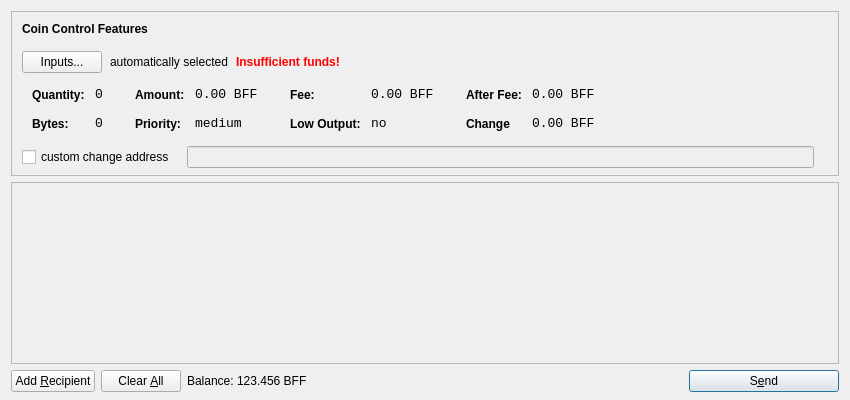
<?xml version="1.0" encoding="UTF-8"?>
<ui version="4.0">
 <class>SendCoinsDialog</class>
 <widget class="QDialog" name="SendCoinsDialog">
  <property name="geometry">
   <rect>
    <x>0</x>
    <y>0</y>
    <width>850</width>
    <height>400</height>
   </rect>
  </property>
  <property name="windowTitle">
   <string>Send Coins</string>
  </property>
  <layout class="QVBoxLayout" name="verticalLayout" stretch="0,1,0">
   <property name="bottomMargin">
    <number>8</number>
   </property>
   <item>
    <widget class="QFrame" name="frameCoinControl">
     <property name="sizePolicy">
      <sizepolicy hsizetype="Expanding" vsizetype="Expanding">
       <horstretch>0</horstretch>
       <verstretch>0</verstretch>
      </sizepolicy>
     </property>
     <property name="maximumSize">
      <size>
       <width>16777215</width>
       <height>16777215</height>
      </size>
     </property>
     <property name="frameShape">
      <enum>QFrame::StyledPanel</enum>
     </property>
     <property name="frameShadow">
      <enum>QFrame::Sunken</enum>
     </property>
     <layout class="QVBoxLayout" name="verticalLayoutCoinControl2">
      <property name="spacing">
       <number>-1</number>
      </property>
      <property name="leftMargin">
       <number>0</number>
      </property>
      <property name="topMargin">
       <number>0</number>
      </property>
      <property name="rightMargin">
       <number>0</number>
      </property>
      <property name="bottomMargin">
       <number>6</number>
      </property>
      <item>
       <layout class="QVBoxLayout" name="verticalLayoutCoinControl" stretch="0,0,0,0,1">
        <property name="spacing">
         <number>0</number>
        </property>
        <property name="leftMargin">
         <number>10</number>
        </property>
        <property name="topMargin">
         <number>10</number>
        </property>
        <item>
         <layout class="QHBoxLayout" name="horizontalLayoutCoinControl1">
          <property name="bottomMargin">
           <number>15</number>
          </property>
          <item>
           <widget class="QLabel" name="labelCoinControlFeatures">
            <property name="sizePolicy">
             <sizepolicy hsizetype="Preferred" vsizetype="Maximum">
              <horstretch>0</horstretch>
              <verstretch>0</verstretch>
             </sizepolicy>
            </property>
            <property name="font">
             <font>
              <weight>75</weight>
              <bold>true</bold>
             </font>
            </property>
            <property name="styleSheet">
             <string notr="true">font-weight:bold;</string>
            </property>
            <property name="text">
             <string>Coin Control Features</string>
            </property>
           </widget>
          </item>
         </layout>
        </item>
        <item>
         <layout class="QHBoxLayout" name="horizontalLayoutCoinControl2" stretch="0,0,0,0">
          <property name="spacing">
           <number>8</number>
          </property>
          <property name="bottomMargin">
           <number>10</number>
          </property>
          <item>
           <widget class="QPushButton" name="pushButtonCoinControl">
            <property name="styleSheet">
             <string notr="true"/>
            </property>
            <property name="text">
             <string>Inputs...</string>
            </property>
           </widget>
          </item>
          <item>
           <widget class="QLabel" name="labelCoinControlAutomaticallySelected">
            <property name="text">
             <string>automatically selected</string>
            </property>
            <property name="margin">
             <number>5</number>
            </property>
           </widget>
          </item>
          <item>
           <widget class="QLabel" name="labelCoinControlInsuffFunds">
            <property name="font">
             <font>
              <weight>75</weight>
              <bold>true</bold>
             </font>
            </property>
            <property name="styleSheet">
             <string notr="true">color:red;font-weight:bold;</string>
            </property>
            <property name="text">
             <string>Insufficient funds!</string>
            </property>
            <property name="margin">
             <number>5</number>
            </property>
           </widget>
          </item>
          <item>
           <spacer name="horizontalSpacerCoinControl">
            <property name="orientation">
             <enum>Qt::Horizontal</enum>
            </property>
            <property name="sizeHint" stdset="0">
             <size>
              <width>40</width>
              <height>1</height>
             </size>
            </property>
           </spacer>
          </item>
         </layout>
        </item>
        <item>
         <widget class="QWidget" name="widgetCoinControl" native="true">
          <property name="sizePolicy">
           <sizepolicy hsizetype="Preferred" vsizetype="Preferred">
            <horstretch>0</horstretch>
            <verstretch>0</verstretch>
           </sizepolicy>
          </property>
          <property name="minimumSize">
           <size>
            <width>0</width>
            <height>0</height>
           </size>
          </property>
          <property name="styleSheet">
           <string notr="true"/>
          </property>
          <layout class="QHBoxLayout" name="horizontalLayoutCoinControl5">
           <property name="margin">
            <number>0</number>
           </property>
           <item>
            <layout class="QHBoxLayout" name="horizontalLayoutCoinControl3" stretch="0,0,0,1">
             <property name="spacing">
              <number>20</number>
             </property>
             <property name="topMargin">
              <number>0</number>
             </property>
             <property name="bottomMargin">
              <number>10</number>
             </property>
             <item>
              <layout class="QFormLayout" name="formLayoutCoinControl1">
               <property name="horizontalSpacing">
                <number>10</number>
               </property>
               <property name="verticalSpacing">
                <number>14</number>
               </property>
               <property name="leftMargin">
                <number>10</number>
               </property>
               <property name="topMargin">
                <number>4</number>
               </property>
               <property name="rightMargin">
                <number>6</number>
               </property>
               <item row="0" column="0">
                <widget class="QLabel" name="labelCoinControlQuantityText">
                 <property name="styleSheet">
                  <string notr="true">font-weight:bold;</string>
                 </property>
                 <property name="text">
                  <string>Quantity:</string>
                 </property>
                 <property name="margin">
                  <number>0</number>
                 </property>
                </widget>
               </item>
               <item row="0" column="1">
                <widget class="QLabel" name="labelCoinControlQuantity">
                 <property name="font">
                  <font>
                   <family>Monospace</family>
                   <pointsize>10</pointsize>
                  </font>
                 </property>
                 <property name="cursor">
                  <cursorShape>IBeamCursor</cursorShape>
                 </property>
                 <property name="contextMenuPolicy">
                  <enum>Qt::ActionsContextMenu</enum>
                 </property>
                 <property name="text">
                  <string>0</string>
                 </property>
                 <property name="margin">
                  <number>0</number>
                 </property>
                 <property name="textInteractionFlags">
                  <set>Qt::LinksAccessibleByMouse|Qt::TextSelectableByKeyboard|Qt::TextSelectableByMouse</set>
                 </property>
                </widget>
               </item>
               <item row="1" column="0">
                <widget class="QLabel" name="labelCoinControlBytesText">
                 <property name="styleSheet">
                  <string notr="true">font-weight:bold;</string>
                 </property>
                 <property name="text">
                  <string>Bytes:</string>
                 </property>
                </widget>
               </item>
               <item row="1" column="1">
                <widget class="QLabel" name="labelCoinControlBytes">
                 <property name="font">
                  <font>
                   <family>Monospace</family>
                   <pointsize>10</pointsize>
                  </font>
                 </property>
                 <property name="cursor">
                  <cursorShape>IBeamCursor</cursorShape>
                 </property>
                 <property name="contextMenuPolicy">
                  <enum>Qt::ActionsContextMenu</enum>
                 </property>
                 <property name="text">
                  <string>0</string>
                 </property>
                 <property name="textInteractionFlags">
                  <set>Qt::LinksAccessibleByMouse|Qt::TextSelectableByKeyboard|Qt::TextSelectableByMouse</set>
                 </property>
                </widget>
               </item>
              </layout>
             </item>
             <item>
              <layout class="QFormLayout" name="formLayoutCoinControl2">
               <property name="horizontalSpacing">
                <number>10</number>
               </property>
               <property name="verticalSpacing">
                <number>14</number>
               </property>
               <property name="leftMargin">
                <number>6</number>
               </property>
               <property name="topMargin">
                <number>4</number>
               </property>
               <property name="rightMargin">
                <number>6</number>
               </property>
               <item row="0" column="0">
                <widget class="QLabel" name="labelCoinControlAmountText">
                 <property name="styleSheet">
                  <string notr="true">font-weight:bold;</string>
                 </property>
                 <property name="text">
                  <string>Amount:</string>
                 </property>
                 <property name="margin">
                  <number>0</number>
                 </property>
                </widget>
               </item>
               <item row="0" column="1">
                <widget class="QLabel" name="labelCoinControlAmount">
                 <property name="font">
                  <font>
                   <family>Monospace</family>
                   <pointsize>10</pointsize>
                  </font>
                 </property>
                 <property name="cursor">
                  <cursorShape>IBeamCursor</cursorShape>
                 </property>
                 <property name="contextMenuPolicy">
                  <enum>Qt::ActionsContextMenu</enum>
                 </property>
                 <property name="text">
                  <string>0.00 BFF</string>
                 </property>
                 <property name="textInteractionFlags">
                  <set>Qt::LinksAccessibleByMouse|Qt::TextSelectableByKeyboard|Qt::TextSelectableByMouse</set>
                 </property>
                </widget>
               </item>
               <item row="1" column="0">
                <widget class="QLabel" name="labelCoinControlPriorityText">
                 <property name="styleSheet">
                  <string notr="true">font-weight:bold;</string>
                 </property>
                 <property name="text">
                  <string>Priority:</string>
                 </property>
                </widget>
               </item>
               <item row="1" column="1">
                <widget class="QLabel" name="labelCoinControlPriority">
                 <property name="font">
                  <font>
                   <family>Monospace</family>
                   <pointsize>10</pointsize>
                  </font>
                 </property>
                 <property name="cursor">
                  <cursorShape>IBeamCursor</cursorShape>
                 </property>
                 <property name="contextMenuPolicy">
                  <enum>Qt::ActionsContextMenu</enum>
                 </property>
                 <property name="text">
                  <string>medium</string>
                 </property>
                 <property name="textInteractionFlags">
                  <set>Qt::LinksAccessibleByMouse|Qt::TextSelectableByKeyboard|Qt::TextSelectableByMouse</set>
                 </property>
                </widget>
               </item>
              </layout>
             </item>
             <item>
              <layout class="QFormLayout" name="formLayoutCoinControl3">
               <property name="horizontalSpacing">
                <number>10</number>
               </property>
               <property name="verticalSpacing">
                <number>14</number>
               </property>
               <property name="leftMargin">
                <number>6</number>
               </property>
               <property name="topMargin">
                <number>4</number>
               </property>
               <property name="rightMargin">
                <number>6</number>
               </property>
               <item row="0" column="0">
                <widget class="QLabel" name="labelCoinControlFeeText">
                 <property name="styleSheet">
                  <string notr="true">font-weight:bold;</string>
                 </property>
                 <property name="text">
                  <string>Fee:</string>
                 </property>
                 <property name="margin">
                  <number>0</number>
                 </property>
                </widget>
               </item>
               <item row="0" column="1">
                <widget class="QLabel" name="labelCoinControlFee">
                 <property name="font">
                  <font>
                   <family>Monospace</family>
                   <pointsize>10</pointsize>
                  </font>
                 </property>
                 <property name="cursor">
                  <cursorShape>IBeamCursor</cursorShape>
                 </property>
                 <property name="contextMenuPolicy">
                  <enum>Qt::ActionsContextMenu</enum>
                 </property>
                 <property name="text">
                  <string>0.00 BFF</string>
                 </property>
                 <property name="textInteractionFlags">
                  <set>Qt::LinksAccessibleByMouse|Qt::TextSelectableByKeyboard|Qt::TextSelectableByMouse</set>
                 </property>
                </widget>
               </item>
               <item row="1" column="0">
                <widget class="QLabel" name="labelCoinControlLowOutputText">
                 <property name="styleSheet">
                  <string notr="true">font-weight:bold;</string>
                 </property>
                 <property name="text">
                  <string>Low Output:</string>
                 </property>
                </widget>
               </item>
               <item row="1" column="1">
                <widget class="QLabel" name="labelCoinControlLowOutput">
                 <property name="font">
                  <font>
                   <family>Monospace</family>
                   <pointsize>10</pointsize>
                  </font>
                 </property>
                 <property name="cursor">
                  <cursorShape>IBeamCursor</cursorShape>
                 </property>
                 <property name="contextMenuPolicy">
                  <enum>Qt::ActionsContextMenu</enum>
                 </property>
                 <property name="text">
                  <string>no</string>
                 </property>
                 <property name="textInteractionFlags">
                  <set>Qt::LinksAccessibleByMouse|Qt::TextSelectableByKeyboard|Qt::TextSelectableByMouse</set>
                 </property>
                </widget>
               </item>
              </layout>
             </item>
             <item>
              <layout class="QFormLayout" name="formLayoutCoinControl4">
               <property name="horizontalSpacing">
                <number>10</number>
               </property>
               <property name="verticalSpacing">
                <number>14</number>
               </property>
               <property name="leftMargin">
                <number>6</number>
               </property>
               <property name="topMargin">
                <number>4</number>
               </property>
               <property name="rightMargin">
                <number>6</number>
               </property>
               <item row="0" column="0">
                <widget class="QLabel" name="labelCoinControlAfterFeeText">
                 <property name="styleSheet">
                  <string notr="true">font-weight:bold;</string>
                 </property>
                 <property name="text">
                  <string>After Fee:</string>
                 </property>
                 <property name="margin">
                  <number>0</number>
                 </property>
                </widget>
               </item>
               <item row="0" column="1">
                <widget class="QLabel" name="labelCoinControlAfterFee">
                 <property name="font">
                  <font>
                   <family>Monospace</family>
                   <pointsize>10</pointsize>
                  </font>
                 </property>
                 <property name="cursor">
                  <cursorShape>IBeamCursor</cursorShape>
                 </property>
                 <property name="contextMenuPolicy">
                  <enum>Qt::ActionsContextMenu</enum>
                 </property>
                 <property name="text">
                  <string>0.00 BFF</string>
                 </property>
                 <property name="textInteractionFlags">
                  <set>Qt::LinksAccessibleByMouse|Qt::TextSelectableByKeyboard|Qt::TextSelectableByMouse</set>
                 </property>
                </widget>
               </item>
               <item row="1" column="0">
                <widget class="QLabel" name="labelCoinControlChangeText">
                 <property name="styleSheet">
                  <string notr="true">font-weight:bold;</string>
                 </property>
                 <property name="text">
                  <string>Change</string>
                 </property>
                </widget>
               </item>
               <item row="1" column="1">
                <widget class="QLabel" name="labelCoinControlChange">
                 <property name="font">
                  <font>
                   <family>Monospace</family>
                   <pointsize>10</pointsize>
                  </font>
                 </property>
                 <property name="cursor">
                  <cursorShape>IBeamCursor</cursorShape>
                 </property>
                 <property name="contextMenuPolicy">
                  <enum>Qt::ActionsContextMenu</enum>
                 </property>
                 <property name="text">
                  <string>0.00 BFF</string>
                 </property>
                 <property name="textInteractionFlags">
                  <set>Qt::LinksAccessibleByMouse|Qt::TextSelectableByKeyboard|Qt::TextSelectableByMouse</set>
                 </property>
                </widget>
               </item>
              </layout>
             </item>
            </layout>
           </item>
          </layout>
         </widget>
        </item>
        <item>
         <layout class="QHBoxLayout" name="horizontalLayoutCoinControl4" stretch="0,0,0">
          <property name="spacing">
           <number>12</number>
          </property>
          <property name="sizeConstraint">
           <enum>QLayout::SetDefaultConstraint</enum>
          </property>
          <property name="topMargin">
           <number>5</number>
          </property>
          <property name="rightMargin">
           <number>5</number>
          </property>
          <item>
           <widget class="QCheckBox" name="checkBoxCoinControlChange">
            <property name="text">
             <string>custom change address</string>
            </property>
           </widget>
          </item>
          <item>
           <widget class="QLineEdit" name="lineEditCoinControlChange">
            <property name="enabled">
             <bool>false</bool>
            </property>
            <property name="sizePolicy">
             <sizepolicy hsizetype="Expanding" vsizetype="Fixed">
              <horstretch>0</horstretch>
              <verstretch>0</verstretch>
             </sizepolicy>
            </property>
           </widget>
          </item>
          <item>
           <widget class="QLabel" name="labelCoinControlChangeLabel">
            <property name="sizePolicy">
             <sizepolicy hsizetype="Preferred" vsizetype="Expanding">
              <horstretch>0</horstretch>
              <verstretch>0</verstretch>
             </sizepolicy>
            </property>
            <property name="minimumSize">
             <size>
              <width>0</width>
              <height>0</height>
             </size>
            </property>
            <property name="text">
             <string/>
            </property>
            <property name="margin">
             <number>3</number>
            </property>
           </widget>
          </item>
         </layout>
        </item>
        <item>
         <spacer name="verticalSpacerCoinControl">
          <property name="orientation">
           <enum>Qt::Vertical</enum>
          </property>
          <property name="sizeHint" stdset="0">
           <size>
            <width>800</width>
            <height>1</height>
           </size>
          </property>
         </spacer>
        </item>
       </layout>
      </item>
     </layout>
    </widget>
   </item>
   <item>
    <widget class="QScrollArea" name="scrollArea">
     <property name="widgetResizable">
      <bool>true</bool>
     </property>
     <widget class="QWidget" name="scrollAreaWidgetContents">
      <property name="geometry">
       <rect>
        <x>0</x>
        <y>0</y>
        <width>830</width>
        <height>165</height>
       </rect>
      </property>
      <layout class="QVBoxLayout" name="verticalLayout_2">
       <property name="margin">
        <number>0</number>
       </property>
       <item>
        <layout class="QVBoxLayout" name="entries">
         <property name="spacing">
          <number>6</number>
         </property>
        </layout>
       </item>
       <item>
        <spacer name="verticalSpacer">
         <property name="orientation">
          <enum>Qt::Vertical</enum>
         </property>
         <property name="sizeHint" stdset="0">
          <size>
           <width>20</width>
           <height>40</height>
          </size>
         </property>
        </spacer>
       </item>
      </layout>
     </widget>
    </widget>
   </item>
   <item>
    <layout class="QHBoxLayout" name="horizontalLayout">
     <item>
      <widget class="QPushButton" name="addButton">
       <property name="toolTip">
        <string>Send to multiple recipients at once</string>
       </property>
       <property name="text">
        <string>Add &amp;Recipient</string>
       </property>
       <property name="icon">
        <iconset resource="../bitcoin.qrc">
         <normaloff>:/icons/add</normaloff>:/icons/add</iconset>
       </property>
       <property name="autoDefault">
        <bool>false</bool>
       </property>
      </widget>
     </item>
     <item>
      <widget class="QPushButton" name="clearButton">
       <property name="sizePolicy">
        <sizepolicy hsizetype="Minimum" vsizetype="Fixed">
         <horstretch>0</horstretch>
         <verstretch>0</verstretch>
        </sizepolicy>
       </property>
       <property name="toolTip">
        <string>Remove all transaction fields</string>
       </property>
       <property name="text">
        <string>Clear &amp;All</string>
       </property>
       <property name="icon">
        <iconset resource="../bitcoin.qrc">
         <normaloff>:/icons/remove</normaloff>:/icons/remove</iconset>
       </property>
       <property name="autoRepeatDelay">
        <number>300</number>
       </property>
       <property name="autoDefault">
        <bool>false</bool>
       </property>
      </widget>
     </item>
     <item>
      <layout class="QHBoxLayout" name="horizontalLayout_2">
       <property name="spacing">
        <number>3</number>
       </property>
       <item>
        <widget class="QLabel" name="label">
         <property name="sizePolicy">
          <sizepolicy hsizetype="Preferred" vsizetype="Fixed">
           <horstretch>0</horstretch>
           <verstretch>0</verstretch>
          </sizepolicy>
         </property>
         <property name="text">
          <string>Balance:</string>
         </property>
        </widget>
       </item>
       <item>
        <widget class="QLabel" name="labelBalance">
         <property name="sizePolicy">
          <sizepolicy hsizetype="Preferred" vsizetype="Fixed">
           <horstretch>0</horstretch>
           <verstretch>0</verstretch>
          </sizepolicy>
         </property>
         <property name="cursor">
          <cursorShape>IBeamCursor</cursorShape>
         </property>
         <property name="text">
          <string>123.456 BFF</string>
         </property>
         <property name="textInteractionFlags">
          <set>Qt::LinksAccessibleByMouse|Qt::TextSelectableByKeyboard|Qt::TextSelectableByMouse</set>
         </property>
        </widget>
       </item>
      </layout>
     </item>
     <item>
      <spacer name="horizontalSpacer">
       <property name="orientation">
        <enum>Qt::Horizontal</enum>
       </property>
       <property name="sizeHint" stdset="0">
        <size>
         <width>40</width>
         <height>20</height>
        </size>
       </property>
      </spacer>
     </item>
     <item>
      <widget class="QPushButton" name="sendButton">
       <property name="minimumSize">
        <size>
         <width>150</width>
         <height>0</height>
        </size>
       </property>
       <property name="toolTip">
        <string>Confirm the send action</string>
       </property>
       <property name="text">
        <string>S&amp;end</string>
       </property>
       <property name="icon">
        <iconset resource="../bitcoin.qrc">
         <normaloff>:/icons/send</normaloff>:/icons/send</iconset>
       </property>
       <property name="default">
        <bool>true</bool>
       </property>
      </widget>
     </item>
    </layout>
   </item>
  </layout>
 </widget>
 <resources>
  <include location="../bitcoin.qrc"/>
 </resources>
 <connections/>
</ui>
